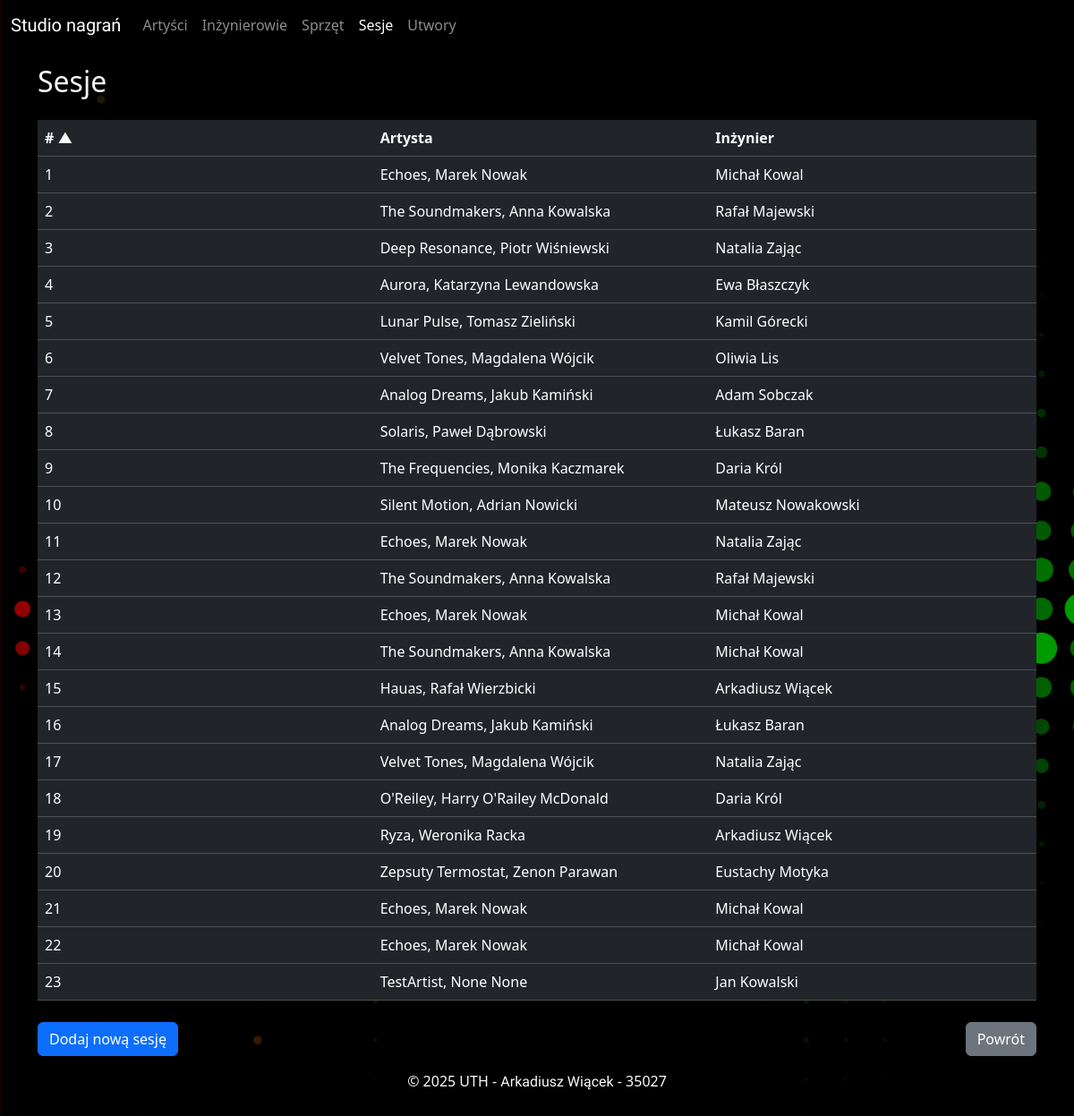
Page /sesje/ on the earlier database version.
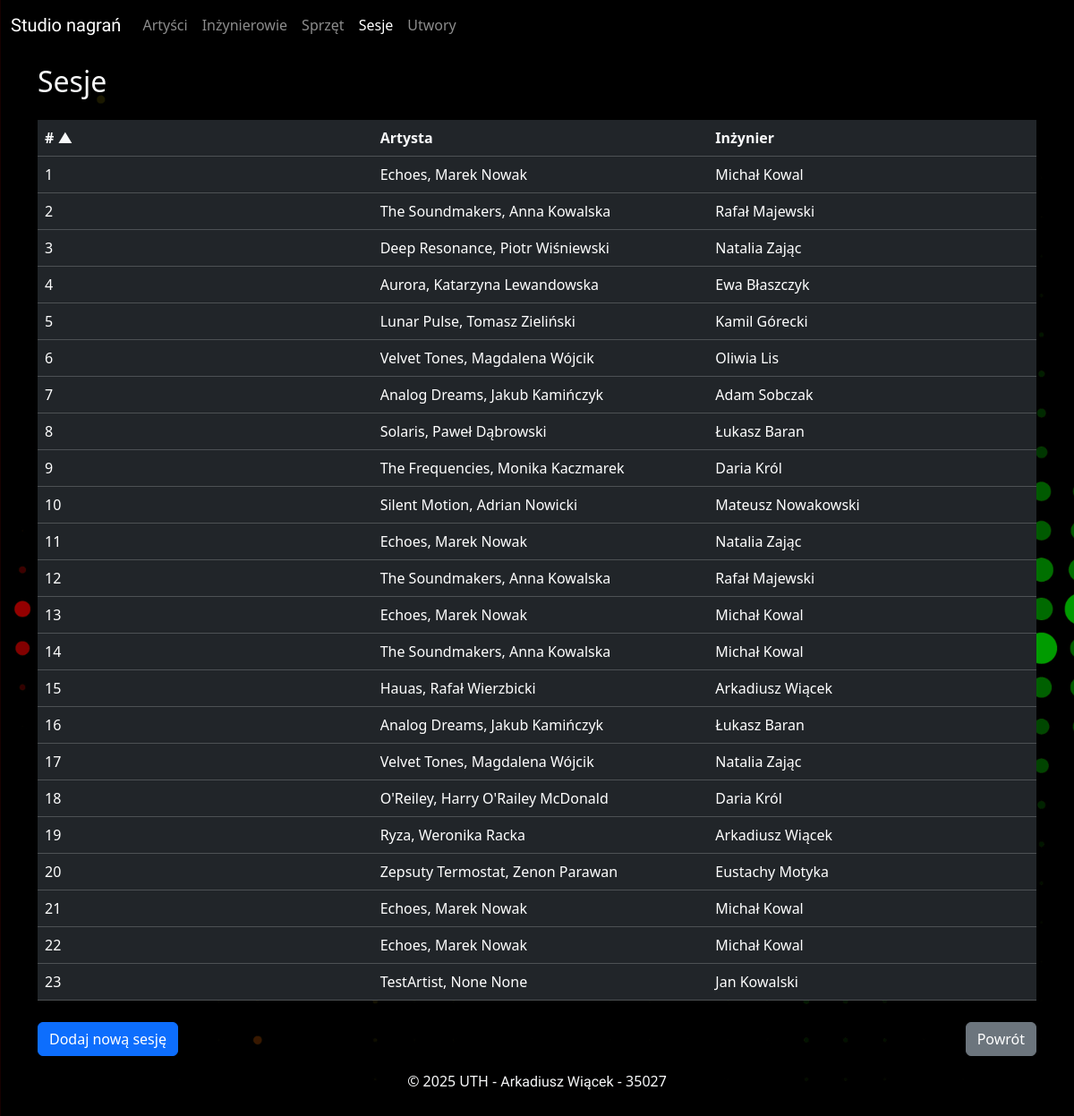
Same page on the later database version.
### app/models.py (models this page shows)
class Sesje(Base):
    __tablename__ = "sesje"
    IdSesji = Column(Integer, primary_key=True)
    IdArtysty = Column(Integer, ForeignKey("artysci.IdArtysty", ondelete="CASCADE"))
    IdInzyniera = Column(
        Integer, ForeignKey("inzynierowie.IdInzyniera", ondelete="CASCADE")
    )
    TerminStart = Column(String)
    TerminStop = Column(String)
    artysci = relationship("Artysci", back_populates="sesje")
    inzynierowie = relationship("Inzynierowie", back_populates="sesje")
    utwory = relationship("Utwory", back_populates="sesje")
    sprzety_sesje = relationship("SprzetySesje", back_populates="sesje")

class Artysci(Base):
    __tablename__ = "artysci"
    IdArtysty = Column(Integer, primary_key=True)
    Nazwa = Column(String)
    Imie = Column(String)
    Nazwisko = Column(String)
    sesje = relationship(
        "Sesje", back_populates="artysci", cascade="all, delete-orphan"
    )
    utwory = relationship(
        "Utwory", back_populates="artysci", cascade="all, delete-orphan"
    )

class Inzynierowie(Base):
    __tablename__ = "inzynierowie"
    IdInzyniera = Column(Integer, primary_key=True)
    Imie = Column(String)
    Nazwisko = Column(String)
    sesje = relationship(
        "Sesje", back_populates="inzynierowie", cascade="all, delete-orphan"
    )

### app/views/sesje.py (the view, shortened to what this page needs)
@sesje_bp.route("/")
def sesje_view():
    sesja = database.Session()
    try:
        sort_by = request.args.get("sort", "IdSesji")
        order = request.args.get("order", "asc")
        if sort_by in ["NazwaArtysty", "ImieArtysty", "NazwiskoArtysty"]:
            if sort_by == "NazwaArtysty":
                column = Artysci.Nazwa
            elif sort_by == "ImieArtysty":
                column = Artysci.Imie
            else:
                column = Artysci.Nazwisko
            if order == "desc":
                column = column.desc()
            else:
                column = column.asc()
            sesje_list = (
                sesja.query(Sesje)
                .join(Artysci)
                .options(joinedload(Sesje.artysci))
                .options(joinedload(Sesje.inzynierowie))
                .order_by(column)
                .all()
            )
        else:
            sort_columns = {"IdSesji": Sesje.IdSesji}
            if sort_by not in sort_columns:
                sort_by = "IdSesji"
            column = sort_columns[sort_by]
            if order == "desc":
                column = column.desc()
            else:
                column = column.asc()
            sesje_list = (
                sesja.query(Sesje)
                .options(joinedload(Sesje.artysci))
                .options(joinedload(Sesje.inzynierowie))
                .order_by(column)
                .all()
            )
        return render_template(
            "sesje.html", sesje=sesje_list, sort_by=sort_by, order=order
        )
    finally:
        sesja.close()

### app/templates/sesje.html (shortened to what this page needs)
{% extends "base.html" %}
{% block content %}
    <div class="container">
        <div class="row py-1 py-sm-3">
            <div class="col text-light">
                <h2>
                    Sesje
                </h2>
            </div>
        </div>
        <div class="row">
            <div class="col">
                <table class="table table-hover table-dark">
                    <thead>
                        <tr class="d-sm-table-row">
                            <th>
                                <div class="row">
                                    <div class="col-auto col-sm-4">
                                        <a href="?sort=IdSesji&order={% if sort_by == 'IdSesji' and order == 'asc' %}desc{% else %}asc{% endif %}" class="text-light text-decoration-none">
                                            # {% if sort_by == 'IdSesji' %}{% if order == 'asc' %}▲{% else %}▼{% endif %}{% endif %}
                                        </a>
                                    </div>
                                    <div class="col-auto col-sm-4">
                                        <a href="?sort=NazwaArtysty&order={% if sort_by == 'NazwaArtysty' and order == 'asc' %}desc{% else %}asc{% endif %}" class="text-light text-decoration-none">
                                            Artysta {% if sort_by == 'NazwaArtysty' %}{% if order == 'asc' %}▲{% else %}▼{% endif %}{% endif %}
                                        </a>
                                    </div>
                                    <div class="col-auto col-sm-4">
                                        <a href="?sort=NazwiskoInzyniera&order={% if sort_by == 'NazwiskoInzyniera' and order == 'asc' %}desc{% else %}asc{% endif %}" class="text-light text-decoration-none">
                                            Inżynier {% if sort_by == 'NazwiskoInzyniera' %}{% if order == 'asc' %}▲{% else %}▼{% endif %}{% endif %}
                                        </a>
                                    </div>
                                </div>
                            </th>
                        </tr>
                    </thead>
                    {% for sesja in sesje %}
                        <tr data-bs-toggle="modal"
                            data-bs-target="#sessionModal"
                            data-session-id="{{ sesja.IdSesji }}">
                            <td>
                                <div class="row">
                                    <div class="col-12 col-sm-4">
                                        <span class="d-inline d-sm-none"># </span>{{ sesja.IdSesji }}
                                    </div>
                                    <div class="col-12 col-sm-4">
                                        <span class="d-inline d-sm-none">Artysta: </span>{{ sesja.artysci.Nazwa }}, {{ sesja.artysci.Imie }} {{ sesja.artysci.Nazwisko }}
                                    </div>
                                    <div class="col-12 col-sm-4">
                                        <span class="d-inline d-sm-none">Inżynier: </span>{{ sesja.inzynierowie.Imie }} {{ sesja.inzynierowie.Nazwisko }}
                                    </div>
                                </div>
                            </td>
                        </tr>
                    {% endfor %}
                </table>
            </div>
        </div>
        <div class="row">
            <div class="col-12 col-sm pt-2">
                <a href="{{ url_for("sesje.dodaj_sesje_view") }}"
                   class="btn btn-primary btn-block">Dodaj nową sesję</a>
            </div>
            <div class="col-12 col-sm pt-2 d-flex justify-content-sm-end">
                <a href="{{ url_for("index") }}" class="btn btn-secondary btn-block">Powrót</a>
            </div>
        </div>
    </div>
{% endblock content %}

### app/templates/base.html (shortened to what this page needs)
<!DOCTYPE html>
<html lang="pl">
    <head>
        <link href="https://cdn.jsdelivr.net/npm/bootstrap@5.3.8/dist/css/bootstrap.min.css"
              rel="stylesheet"
>
        <link rel="stylesheet" href="{{ url_for('static', filename='style.css') }}">
    </head>
    <body class="d-flex flex-column vh-100">
        <header>
            <nav class="navbar navbar-expand-lg navbar-dark">
                <div class="container-fluid">
                    <a class="navbar-brand righteous-regular" href="{{ url_for("index") }}">Studio nagrań</a>
                    <div class="collapse navbar-collapse" id="navbarSupportedContent">
                        <ul class="navbar-nav me-auto mb-2 mb-lg-0">
                            <li class="nav-item">
                                <a class="nav-link active"
                                   aria-current="page"
                                   href="{{ url_for("artysci.artysci_view") }}">Artyści</a>
                            </li>
                            <li class="nav-item">
                                <a class="nav-link"
                                   href="{{ url_for("inzynierowie.inzynierowie_view") }}">Inżynierowie</a>
                            </li>
                            <li class="nav-item">
                                <a class="nav-link" href="{{ url_for("sprzet.sprzet_view") }}">Sprzęt</a>
                            </li>
                            <li class="nav-item">
                                <a class="nav-link" href="{{ url_for("sesje.sesje_view") }}">Sesje</a>
                            </li>
                            <li class="nav-item">
                                <a class="nav-link" href="{{ url_for("utwory.utwory_view") }}">Utwory</a>
                            </li>
                        </ul>
                    </div>
                </div>
            </nav>
        </header>
        <main class="flex-grow-1 py-0">
            {% block content %}
            {% endblock content %}
        </main>
        <footer class="text-center p-3 text-light">
            <p>
                © 2025 UTH - <span class="righteous-regular">Arkadiusz Wiącek</span> - 35027
            </p>
        </footer>
    </body>
</html>

### app/static/style.css (style rules this page uses)
main { background-blend-mode: darken; background-position: center; background-size: cover; }
tr[data-bs-toggle='modal'] { cursor: pointer; }
body { background-image: linear-gradient(to right, red, yellow, green, red, yellow), url('images/colour_wave.jpg'); animation: gradientShift 40s infinite linear; background-repeat: no-repeat; background-blend-mode: darken; background-position: absolute; background-size: 400% 100%, cover; background-attachment: fixed; }
.righteous-regular { font-family: 'Righteous', sans-serif; font-weight: 400; font-style: normal; }

Differences in the rows shown:
changed through a linked row, Sesje "Adam": artysci.Nazwisko "Kamiński" → "Kamińczyk"
changed through a linked row, Sesje id 16: artysci.Nazwisko "Kamiński" → "Kamińczyk"
